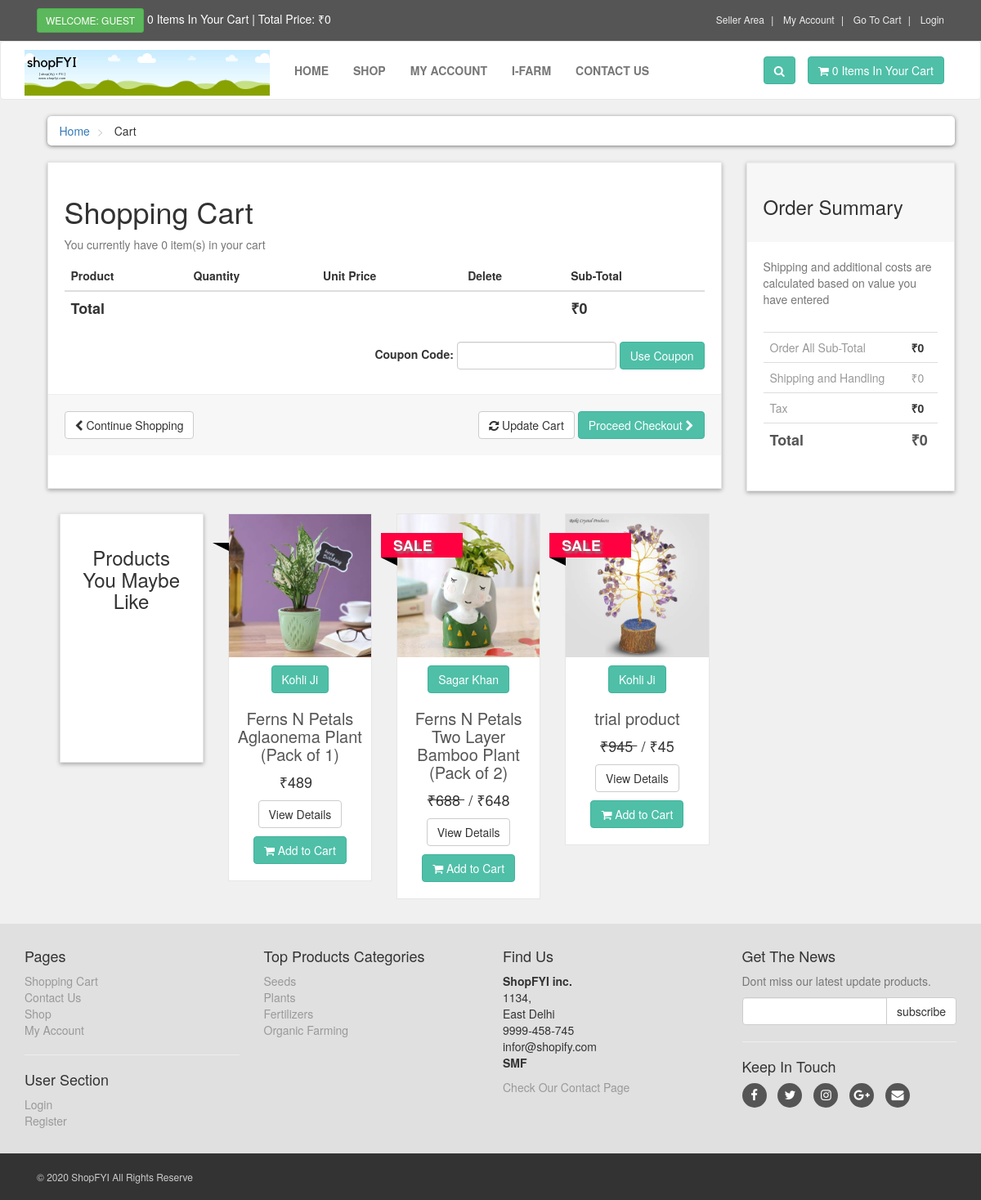
The app's page /cart.php with its own data.
### tables this page shows
CREATE TABLE `products` (
  `product_id` int(10) NOT NULL,
  `p_cat_id` int(10) NOT NULL,
  `cat_id` int(10) NOT NULL,
  `manufacturer_id` int(10) NOT NULL,
  `date` timestamp NOT NULL DEFAULT current_timestamp() ON UPDATE current_timestamp(),
  `product_title` text NOT NULL,
  `product_img1` text NOT NULL,
  `product_img2` text NOT NULL,
  `product_img3` text NOT NULL,
  `product_price` int(10) DEFAULT NULL,
  `product_keywords` text NOT NULL,
  `product_desc` text NOT NULL,
  `product_label` text NOT NULL,
  `product_sale` int(100) NOT NULL,
  `s_email` varchar(100) NOT NULL
);

CREATE TABLE `manufacturers` (
  `manufacturer_id` int(10) NOT NULL,
  `manufacturer_title` text NOT NULL,
  `manufacturer_top` text NOT NULL,
  `manufacturer_image` text NOT NULL
);

CREATE TABLE `product_categories` (
  `p_cat_id` int(10) NOT NULL,
  `p_cat_title` text NOT NULL,
  `p_cat_top` text NOT NULL,
  `p_cat_image` text NOT NULL
);

### cart.php (the view, shortened to what this page needs)
<?php
    include("includes/header.php");
?>
   <div id="content">
       <div class="container">
           <div class="col-md-12">
               <ul class="breadcrumb">
                   <li>
                       <a href="index.php">Home</a>
                   </li>
                   <li>
                       Cart
                   </li>
               </ul>
           </div>
           <div id="cart" class="col-md-9">
               <div class="box">
                   <form action="cart.php" method="post" enctype="multipart/form-data">
                       <h1>Shopping Cart</h1>
                       <?php
                       $ip_add = getRealIpUser();
                       $select_cart = "select * from cart where ip_add='$ip_add'";
                       $run_cart = mysqli_query($con,$select_cart);
                       $count = mysqli_num_rows($run_cart);
                       ?>
                       <p class="text-muted">You currently have <?php echo $count; ?> item(s) in your cart</p>
                       <div class="table-responsive">
                           <table class="table">
                               <thead>
                                   <tr>
                                       <th colspan="2">Product</th>
                                       <th>Quantity</th>
                                       <th>Unit Price</th>
                                       <th colspan="1">Delete</th>
                                       <th colspan="2">Sub-Total</th>
                                   </tr>
                               </thead>
                                  <?php
                                   $total = 0;
                                   ?>
                               <tfoot>
                                   <tr>
                                       <th colspan="5">Total</th>
                                       <th colspan="2">₹<?php echo $total; ?></th>
                                   </tr>
                               </tfoot>
                           </table>
                           <div class="form-inline pull-right">
                               <div class="form-group">
                                    <label> Coupon Code: </label>
                                    <input type="text" name="code" class="form-control">
                                    <input type="submit" class="btn btn-primary" value="Use Coupon" name="apply_coupon">
                               </div>
                           </div>
                       </div>
                       <div class="box-footer">
                           <div class="pull-left">
                               <a href="index.php" class="btn btn-default">
                                   <i class="fa fa-chevron-left"></i> Continue Shopping
                               </a>
                           </div>
                           <div class="pull-right">
                               <button type="submit" name="update" value="Update Cart" class="btn btn-default">
                                   <i class="fa fa-refresh"></i> Update Cart
                               </button>
                               <a href="checkout.php" class="btn btn-primary">
                                   Proceed Checkout <i class="fa fa-chevron-right"></i>
                               </a>
                           </div>
                       </div>
                   </form>
               </div>
               <div id="row same-heigh-row">
                   <div class="col-md-3 col-sm-6">
                       <div class="box same-height headline">
                           <h3 class="text-center">Products You Maybe Like</h3>
                       </div>
                   </div>
                   <?php
                   $get_products = "select * from products order by rand() LIMIT 0,3";
                   $run_products = mysqli_query($con,$get_products);
                   while($row_products=mysqli_fetch_array($run_products)){
                    $pro_id = $row_products['product_id'];
                    $pro_title = $row_products['product_title'];
                    $pro_price = $row_products['product_price'];
                    $pro_sale_price = $row_products['product_sale'];
                    $pro_img1 = $row_products['product_img1'];
                    $pro_label = $row_products['product_label'];
                    $manufacturer_id = $row_products['manufacturer_id'];
                    $get_manufacturer = "select * from manufacturers where manufacturer_id='$manufacturer_id'";
                    $run_manufacturer = mysqli_query($db,$get_manufacturer);
                    $row_manufacturer = mysqli_fetch_array($run_manufacturer);
                    $manufacturer_title = $row_manufacturer['manufacturer_title'];
                    if($pro_label == "sale"){
                        $product_price = " <del> ₹$pro_price </del> ";
                        $product_sale_price = "/ ₹$pro_sale_price ";
                    }else{
                        $product_price = "  ₹$pro_price  ";
                        $product_sale_price = "";
                    }
                    if($pro_label == ""){
                    }else{
                        $product_label = "
                            <a href='#' class='label $pro_label'>
                                <div class='theLabel'> $pro_label </div>
                                <div class='labelBackground'>  </div>
                            </a>
                        ";
                    }
                    echo "
                    <div class='col-md-3 col-sm-6 center-responsive'>
                        <div class='product'>
                            <a href='details.php?pro_id=$pro_id'>
                                <img class='img-responsive' src='admin_area/product_images/$pro_img1'>
                            </a>
                            <div class='text'>
                            <center>
                                <p class='btn btn-primary'> $manufacturer_title </p>
                            </center>
                                <h3>
                                    <a href='details.php?pro_id=$pro_id'>
                                        $pro_title
                                    </a>
                                </h3>
                                <p class='price'>
                                $product_price &nbsp;$product_sale_price
                                </p>
                                <p class='button'>
                                    <a class='btn btn-default' href='details.php?pro_id=$pro_id'>
                                        View Details
                                    </a>
                                    <a class='btn btn-primary' href='details.php?pro_id=$pro_id'>
                                        <i class='fa fa-shopping-cart'></i> Add to Cart
                                    </a>
                                </p>
                            </div>
                            $product_label
                        </div>
                    </div>
                    ";
                   }
                   ?>
               </div>
           </div>
           <div class="col-md-3">
               <div id="order-summary" class="box">
                   <div class="box-header">
                       <h3>Order Summary</h3>
                   </div>
                   <p class="text-muted">
                       Shipping and additional costs are calculated based on value you have entered
                   </p>
                   <div class="table-responsive">
                       <table class="table">
                           <tbody>
                               <tr>
                                   <td> Order All Sub-Total </td>
                                   <th> ₹<?php echo $total; ?> </th>
                               </tr>
                               <tr>
                                   <td> Shipping and Handling </td>
                                   <td> ₹0 </td>
                               </tr>
                               <tr>
                                   <td> Tax </td>
                                   <th> ₹0 </th>
                               </tr>
                               <tr class="total">
                                   <td> Total </td>
                                   <th> ₹<?php echo $total; ?> </th>
                               </tr>
                           </tbody>
                       </table>
                   </div>
               </div>
           </div>
       </div>
   </div>
   <?php
    include("includes/footer.php");
    ?>
</body>
</html>

### includes/footer.php (shortened to what this page needs)
<div id="footer">
    <div class="container">
        <div class="row">
            <div class="col-sm-6 col-md-3">
               <h4>Pages</h4>
                <ul>
                    <li><a href="cart.php">Shopping Cart</a></li>
                    <li><a href="contact.php">Contact Us</a></li>
                    <li><a href="shop.php">Shop</a></li>
                    <li><a href="customer/my_account.php">My Account</a></li>
                </ul>
                <hr>
                <h4>User Section</h4>
                <ul>
                           <?php
                           if(!isset($_SESSION['customer_email'])){
                               echo"<a href='checkout.php'>Login</a>";
                           }else{
                              echo"<a href='customer/my_account.php?my_orders'>My Account</a>";
                           }
                           ?>
                    <li><a href="customer_register.php">Register</a></li>
                </ul>
            </div>
            <div class="com-sm-6 col-md-3">
                <h4>Top Products Categories</h4>
                <ul>
                    <?php
                        $get_p_cats = "select * from product_categories";
                        $run_p_cats = mysqli_query($con,$get_p_cats);
                        while($row_p_cats=mysqli_fetch_array($run_p_cats)){
                            $p_cat_id = $row_p_cats['p_cat_id'];
                            $p_cat_title = $row_p_cats['p_cat_title'];
                            echo "
                                <li>
                                    <a href='shop.php?p_cat=$p_cat_id'>
                                        $p_cat_title
                                    </a>
                                </li>
                            ";
                        }
                    ?>
                </ul>
            </div>
            <div class="col-sm-6 col-md-3">
                <h4>Find Us</h4>
                <p>
                    <strong>ShopFYI inc.</strong>
                    <br/>1134,
                    <br/>East Delhi
                    <br/>9999-458-745
                    <br/>infor@shopify.com
                    <br/><strong>SMF</strong>
                </p>
                <a href="contact.php">Check Our Contact Page</a>
            </div>
            <div class="col-sm-6 col-md-3">
                <h4>Get The News</h4>
                <p class="text-muted">
                    Dont miss our latest update products.
                </p>
                <form action="https://feedburner.google.com/fb/a/mailverify" method="post" target="popupwindow" onsubmit="window.open('https://feedburner.google.com/fb/a/mailverify?uri=M-devMedia', 'popupwindow', 'scrollbars=yes,width=550,height=520');return true" method="post">
                    <div class="input-group">
                        <input type="text" class="form-control" name="email">
                        <span class="input-group-btn">
                            <input type="submit" value="subscribe" class="btn btn-default">
                        </span>
                    </div>
                </form>
                <hr>
                <h4>Keep In Touch</h4>
                <p class="social">
                    <a href="#" class="fa fa-facebook"></a>
                    <a href="#" class="fa fa-twitter"></a>
                    <a href="#" class="fa fa-instagram"></a>
                    <a href="#" class="fa fa-google-plus"></a>
                    <a href="#" class="fa fa-envelope"></a>
                </p>
            </div>
        </div>
    </div>
</div>
<div id="copyright">
    <div class="container">
        <div class="col-md-6">
            <p class="pull-left">&copy; 2020 ShopFYI All Rights Reserve</p>
        </div>
    </div>
</div>

### records on screen
products: product_img1 (picture), manufacturer.manufacturer_title "Kohli Ji", product_title "Ferns N Petals Aglaonema Plant (Pack of 1)", product_price "₹489"
products: product_img1 (picture), manufacturer.manufacturer_title "Sagar Khan", product_title "Ferns N Petals Two Layer Bamboo Plant (Pack of 2)", product_price "688", product_sale "/ ₹648", product_label "SALE"
products: product_img1 (picture), manufacturer.manufacturer_title "Kohli Ji", product_title "trial product", product_price "945", product_sale "/ ₹45", product_label "SALE"
product_categories: p_cat_title "Seeds"
product_categories: p_cat_title "Plants"
product_categories: p_cat_title "Fertilizers"
product_categories: p_cat_title "Organic Farming"

### other values on screen
$count_items "0 0"
$total "0"
$count "0"
